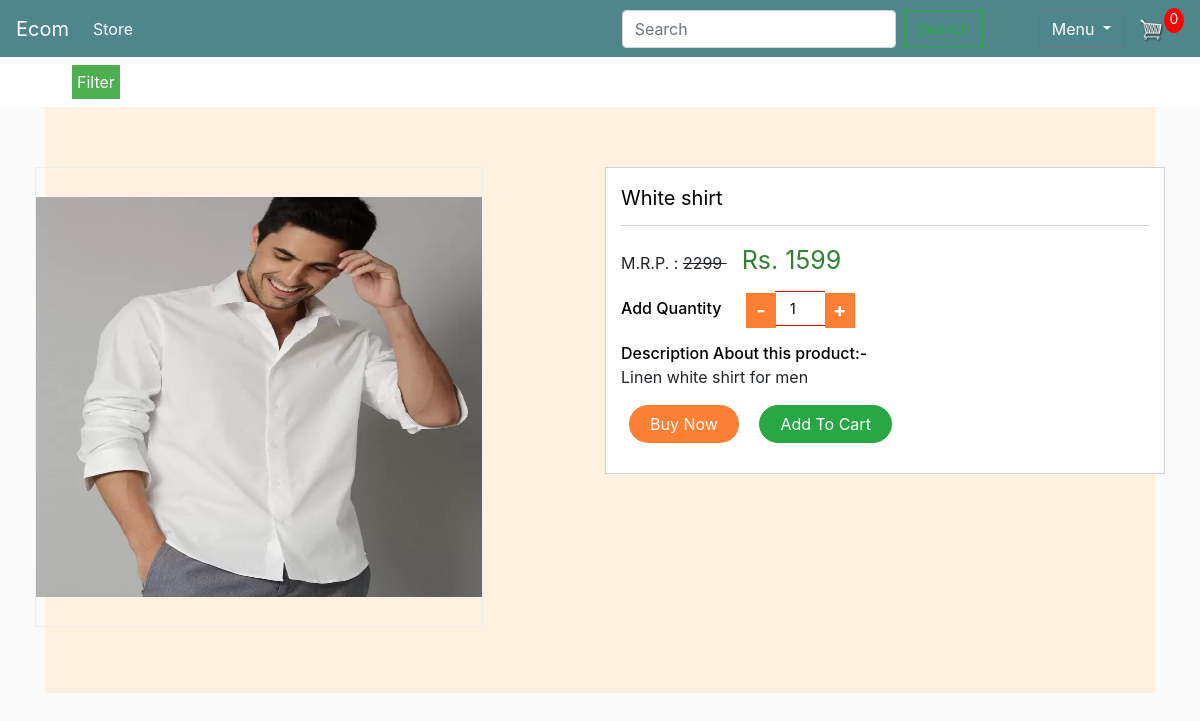
The page /shirts/white-shirt on the database its author committed.
### mainapp/models.py (models this page shows, shortened)
class Product(models.Model):
    product_name = models.CharField(max_length = 150, unique=True)
    product_desc = models.CharField(max_length = 250, unique=True)
    image = models.ImageField(upload_to='images/')
    price = models.IntegerField()
    stock = models.IntegerField()
    available = models.BooleanField(default=True)
    slug = models.SlugField(max_length = 250, unique=True)
    category = models.ForeignKey(ProductCategory, on_delete=models.CASCADE)

### mainapp/views.py (the view)
# urls.py: path('<slug:slug_url>/<slug:product_slug>', views.product_view, name='product_detail_view'),
def product_view(request, slug_url, product_slug):
    try:
        prod = Product.objects.get(category__slug=slug_url, slug=product_slug)
    except Exception as e:
        raise e
    return render(request, "product_view.html", {'prod': prod})

### cartapp/context_processors.py (called while the page is built)
def cart(request):
    return {'cart': Cart(request)}

### templates/product_view.html (shortened to what this page needs)
{% extends 'main.html' %}
{% load static %}
{% block content %}
<section id="services" class="services section-bg">
   <div class="row row-sm">
      <div class="col-md-6 _boxzoom">
         <div class="_product-images">
            <div class="picZoomer">
               {% if prod.image %}
               <img class="my_img" src="{{prod.image.url}}" style="height: 400px;">
               {% else %}
               <img class="my_img" src="" style="height: 400px;">
               {% endif %}
            </div>
         </div>
      </div>
      <div class="col-md-6">
         <div class="_product-detail-content">
            <p class="_p-name">{{ prod.product_name }}</p>
            <div class="_p-price-box">
               <div class="p-list">
                  <span> M.R.P. :  <del> 2299 </del> </span>
                  <span class="price"> Rs. {{ prod.price }} </span>
               </div>
               <div class="_p-add-cart">
                  <div class="_p-qty">
                     <span>Add Quantity</span>
                     <div class="value-button decrease_" id="" value="Decrease Value">-</div>
                     <input type="number" name="qty" id="number" value="1" />
                     <div class="value-button increase_" id="" value="Increase Value">+</div>
                  </div>
               </div>
               <div class="_p-features">
                  <span> Description About this product:- </span>
                  {{ prod.product_desc }}
               </div>
               <form action="" method="post" accept-charset="utf-8">
                  <div class="_p-qty-and-cart">
                     <div class="_p-add-cart">
                        <a class="btn-theme btn buy-btn" href="{% url 'checkout' %}">Buy Now</a>
                        <a class="btn-theme btn btn-success" href="{% url 'cart' %}">Add to Cart</a>
                     </div>
                  </div>
               </form>
            </div>
         </div>
      </div>
   </div>
   </div>
{% endblock content %}

### static/css/main.css (style rules this page uses)
body { background-color: hsl(0, 0%, 98%); }
.btn { border-radius: 0; }
.picZoomer { position: relative; }
.my_img { vertical-align: middle; position: absolute; top: 0; bottom: 0; margin: auto; height: 100%; }
.section-bg { background-color: #fff1e0; }
section { padding: 60px 0; }
.row-sm .col-md-6 { padding-left: 5px; padding-right: 5px; }
._boxzoom ._product-images { width: 80%; display: inline-block; }
._boxzoom ._product-images .picZoomer { width: 100%; }
._boxzoom ._product-images .picZoomer .picZoomer-pic-wp img { left: 0px; }
._boxzoom ._product-images .picZoomer img.my_img { width: 100%; }
._product-detail-content { background: #fff; padding: 15px; border: 1px solid lightgray; }
._product-detail-content p._p-name { color: black; font-size: 20px; border-bottom: 1px solid lightgray; padding-bottom: 12px; }
.p-list span { margin-right: 15px; }
.p-list span.price { font-size: 25px; color: #318234; }
._p-qty > span { color: black; margin-right: 15px; font-weight: 500; }
._p-qty .value-button { display: inline-flex; border: 0px solid #ddd; margin: 0px; width: 30px; height: 35px; justify-content: center; align-items: center; background: #fd7f34; -webkit-touch-callout: none; -webkit-user-select: none; -khtml-user-select: none; -moz-user-select: none; -ms-user-select: none; user-select: none; color: #fff; }
._p-qty .value-button { border: 0px solid #fe0000; height: 35px; font-size: 20px; font-weight: bold; }
._p-qty input#number { text-align: center; border: none; border-top: 1px solid #fe0000; border-bottom: 1px solid #fe0000; margin: 0px; width: 50px; height: 35px; font-size: 14px; box-sizing: border-box; }
._p-add-cart { margin-left: 0px; margin-bottom: 15px; }
.p-list { margin-bottom: 10px; }
._p-features > span { display: block; font-size: 16px; color: #000; font-weight: 500; }
._p-add-cart .buy-btn { background-color: #fd7f34; color: #fff; }
._p-add-cart .btn { text-transform: capitalize; padding: 6px 20px; border-radius: 52px; }
._p-add-cart .btn { margin: 0px 8px; }
._p-qty .decrease_ { position: relative; right: -5px; top: 3px; }
._p-qty .increase_ { position: relative; top: 3px; left: -5px; }

### rows shown on the page
Product: image (picture), product_name "White shirt", price "1599", product_desc "Linen white shirt for men"
